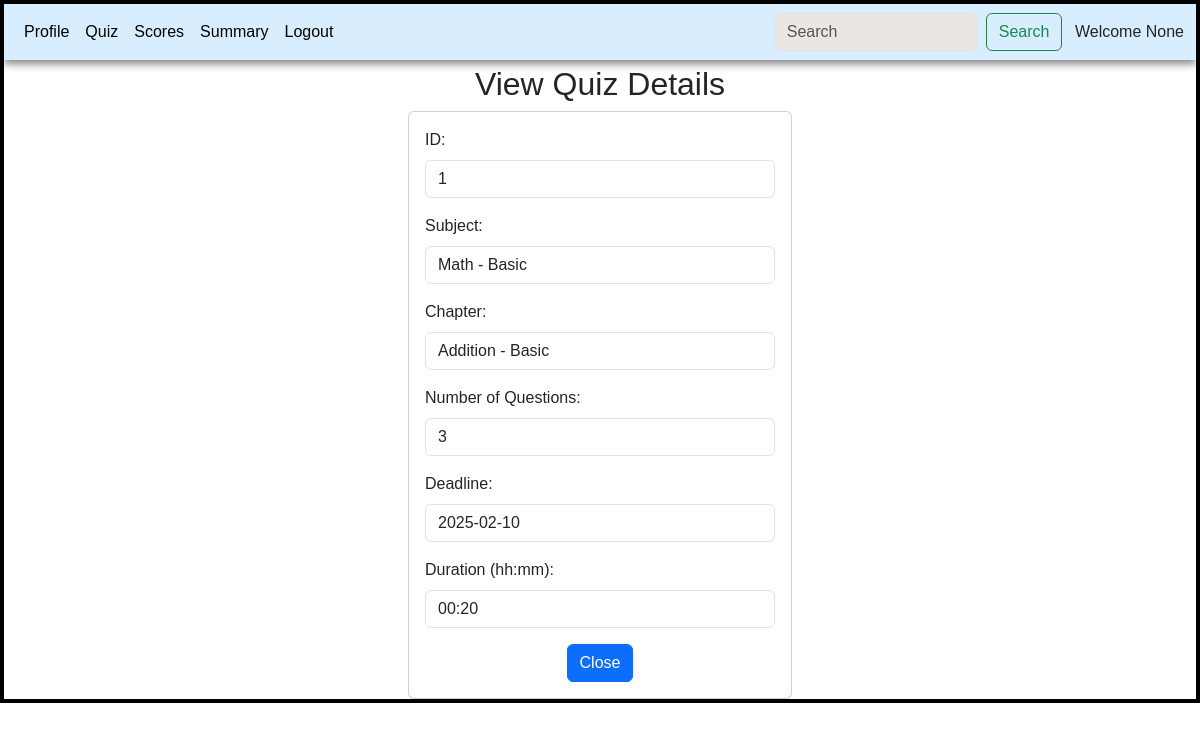
/view/1/None, run on an earlier commit of the app's database.
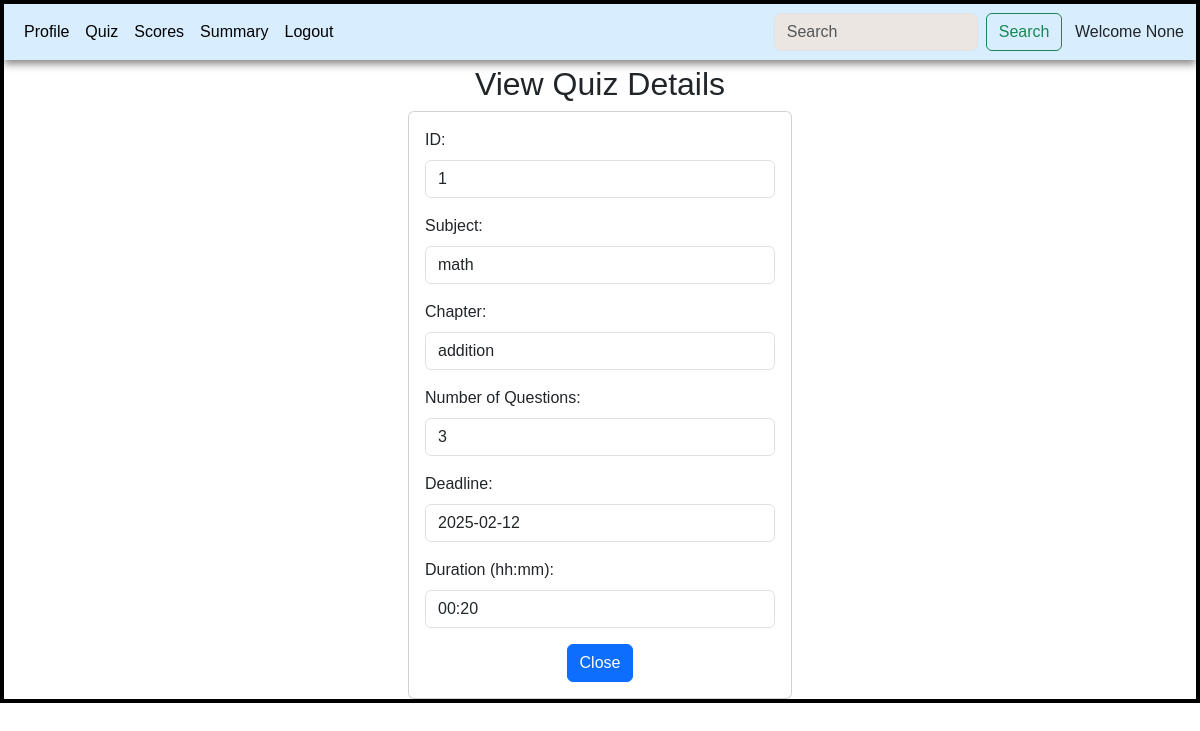
And on a later commit of the database.
### controllers/models.py (models this page shows)
class Subject(db.Model):
    id = db.Column(db.Integer(), primary_key=True)
    name = db.Column(db.String(), nullable=False, unique=True)
    description = db.Column(db.String(), nullable=True)
    chapters = db.relationship('Chapter', backref='subject')

class Chapter(db.Model):
    id = db.Column(db.Integer, primary_key=True)
    subject_id = db.Column(db.Integer, db.ForeignKey('subject.id'), nullable=False)
    name = db.Column(db.String(), nullable=False)
    description = db.Column(db.String(), nullable=True)
    quizzes = db.relationship('Quiz', backref='chapter')

class Quiz(db.Model):
    id = db.Column(db.Integer, primary_key=True)
    chapter_id = db.Column(db.Integer, db.ForeignKey('chapter.id'), nullable=False)
    date = db.Column(db.Date(), nullable=False)
    time = db.Column(db.String(10), nullable=False)
    status = db.Column(db.String())
    questions = db.relationship('Question', backref='quiz')

### controllers/main.py (the view)
@app.route('/view/<int:quiz_id>/<u_name>')
def view_quiz(quiz_id,u_name):
    quiz = Quiz.query.get(quiz_id)
    return render_template('user_viewquiz.html',quiz=quiz,u_name=u_name)

### templates/user_viewquiz.html (shortened to what this page needs)
<!DOCTYPE html>
<html lang="en">
<head>
    <link rel="stylesheet" href="/static/style.css">
    <link href="https://cdn.jsdelivr.net/npm/bootstrap@5.3.3/dist/css/bootstrap.min.css" rel="stylesheet">
</head>
<body>
    <div id="main">
        <div id="canvas">
            <nav class="navbar navbar-expand-lg bg-body-dark" id="nav">
                <div class="container-fluid">
                  <div class="collapse navbar-collapse" id="navbarSupportedContent">
                    <ul class="navbar-nav me-auto mb-2 mb-lg-0">
                      <li class="nav-item">
                        <a class="nav-link active" aria-current="page" href="/user_profile/{{ u_name }}">Profile</a>
                      </li>
                      <li class="nav-item">
                        <a class="nav-link active" aria-current="page" href="/user_dashboard?u_name={{ u_name }}">Quiz</a>
                      </li>
                      <li class="nav-item">
                        <a class="nav-link active" aria-current="page" href="/scores/{{ u_name }}">Scores</a>
                      </li>
                      <li class="nav-item">
                        <a class="nav-link active" aria-current="page" href="/summary/{{u_name}}">Summary</a>
                      </li>
                      <li class="nav-item">
                        <a class="nav-link active" aria-current="page" href="/">Logout</a>
                      </li>
                    </ul>
                    <form class="d-flex" action="/search/{{ u_name }}">
                      <input class="form-control me-2" type="search" placeholder="Search" aria-label="Search" name="search_word" style="background-color: #ece6e3;">
                      <button class="btn btn-outline-success" type="submit">Search</button>
                    </form>
                  </div>
                  <a>&ensp; Welcome {{u_name}}</a>
                </div>
              </nav>
              <h2 style="text-align: center;margin-top: 5px;">View Quiz Details</h2>
              <div class="container">
                <div class="card" style="width: 24rem; margin: auto;">
                    <div class="card-body">
                        <form>
                            <div class="mb-3">
                                <label class="form-label">ID:</label>
                                <input type="text" class="form-control" value="{{ quiz.id }}" readonly>
                            </div>
                            <div class="mb-3">
                                <label class="form-label">Subject:</label>
                                <input type="text" class="form-control" value="{{ quiz.chapter.subject.name }}" readonly>
                            </div>
                            <div class="mb-3">
                                <label class="form-label">Chapter:</label>
                                <input type="text" class="form-control" value="{{ quiz.chapter.name }}" readonly>
                            </div>
                            <div class="mb-3">
                                <label class="form-label">Number of Questions:</label>
                                <input type="text" class="form-control" value="{{ quiz.questions|length }}" readonly>
                            </div>
                            <div class="mb-3">
                                <label class="form-label">Deadline:</label>
                                <input type="text" class="form-control" value="{{ quiz.date }}" readonly>
                            </div>
                            <div class="mb-3">
                                <label class="form-label">Duration (hh:mm):</label>
                                <input type="text" class="form-control" value="{{ quiz.time }}" readonly>
                            </div>
                            <div class="text-center">
                                <a href='/user_dashboard?u_name={{ u_name }}' class="btn btn-primary">Close</a>
                            </div>
                        </form>
                    </div>
                </div>
            </div>
        </div>
    </div>
</body>
</html>

What changed in the data, as far as the page shows it:
changed Quiz id 1: date "2025-02-10" → "2025-02-12"
changed Subject: chapter.subject.name "Math - Basic" → "math"
changed Chapter: chapter.name "Addition - Basic" → "addition"
